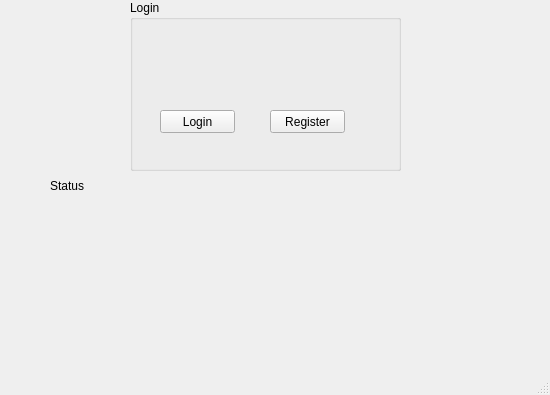
<?xml version="1.0" encoding="UTF-8"?>
<ui version="4.0">
 <class>Login</class>
 <widget class="QMainWindow" name="Login">
  <property name="geometry">
   <rect>
    <x>0</x>
    <y>0</y>
    <width>550</width>
    <height>395</height>
   </rect>
  </property>
  <property name="minimumSize">
   <size>
    <width>550</width>
    <height>395</height>
   </size>
  </property>
  <property name="maximumSize">
   <size>
    <width>550</width>
    <height>395</height>
   </size>
  </property>
  <property name="windowTitle">
   <string>Login</string>
  </property>
  <property name="styleSheet">
   <string notr="true">QMainWindow{
image: url(:/new/prefix1/iPhoneHDR-Heathrow-International.jpg);
}</string>
  </property>
  <widget class="QWidget" name="centralWidget">
   <widget class="QLabel" name="label">
    <property name="geometry">
     <rect>
      <x>50</x>
      <y>170</y>
      <width>261</width>
      <height>31</height>
     </rect>
    </property>
    <property name="text">
     <string>Status</string>
    </property>
   </widget>
   <widget class="QGroupBox" name="groupBox">
    <property name="geometry">
     <rect>
      <x>130</x>
      <y>0</y>
      <width>271</width>
      <height>171</height>
     </rect>
    </property>
    <property name="title">
     <string>Login</string>
    </property>
    <widget class="QPushButton" name="pushButton">
     <property name="geometry">
      <rect>
       <x>30</x>
       <y>110</y>
       <width>75</width>
       <height>23</height>
      </rect>
     </property>
     <property name="text">
      <string>Login</string>
     </property>
    </widget>
    <widget class="QWidget" name="layoutWidget">
     <property name="geometry">
      <rect>
       <x>30</x>
       <y>40</y>
       <width>185</width>
       <height>22</height>
      </rect>
     </property>
     <layout class="QHBoxLayout" name="horizontalLayout">
      <item>
       <widget class="QLabel" name="label_2">
        <property name="text">
         <string>Usename</string>
        </property>
       </widget>
      </item>
      <item>
       <widget class="QLineEdit" name="lineEdit_username"/>
      </item>
     </layout>
    </widget>
    <widget class="QWidget" name="layoutWidget">
     <property name="geometry">
      <rect>
       <x>30</x>
       <y>70</y>
       <width>187</width>
       <height>22</height>
      </rect>
     </property>
     <layout class="QHBoxLayout" name="horizontalLayout_2">
      <item>
       <widget class="QLabel" name="label_3">
        <property name="text">
         <string>Password</string>
        </property>
       </widget>
      </item>
      <item>
       <widget class="QLineEdit" name="lineEdit_password">
        <property name="echoMode">
         <enum>QLineEdit::Password</enum>
        </property>
       </widget>
      </item>
     </layout>
    </widget>
    <widget class="QPushButton" name="pushButton_2">
     <property name="geometry">
      <rect>
       <x>140</x>
       <y>110</y>
       <width>75</width>
       <height>23</height>
      </rect>
     </property>
     <property name="text">
      <string>Register</string>
     </property>
    </widget>
   </widget>
  </widget>
  <widget class="QStatusBar" name="statusBar"/>
 </widget>
 <layoutdefault spacing="6" margin="11"/>
 <resources/>
 <connections/>
</ui>
